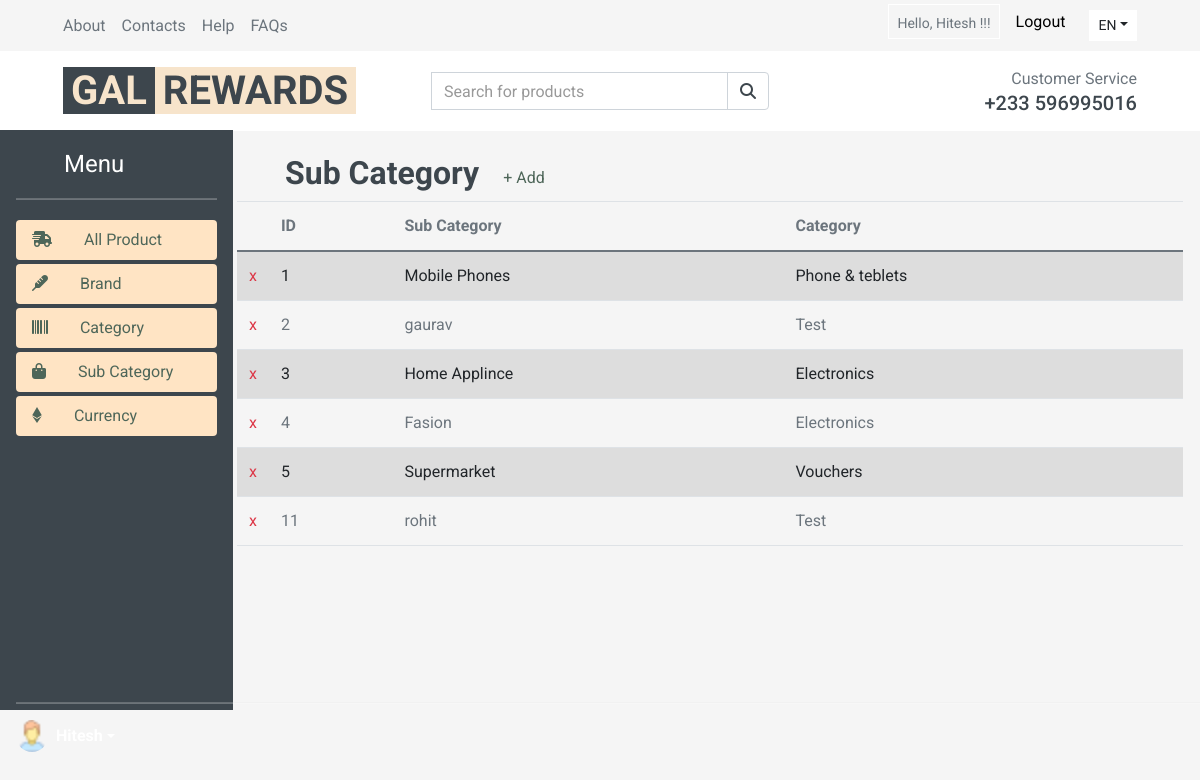
/adminSubCategory/ (signed in), run on an earlier commit of the app's database.
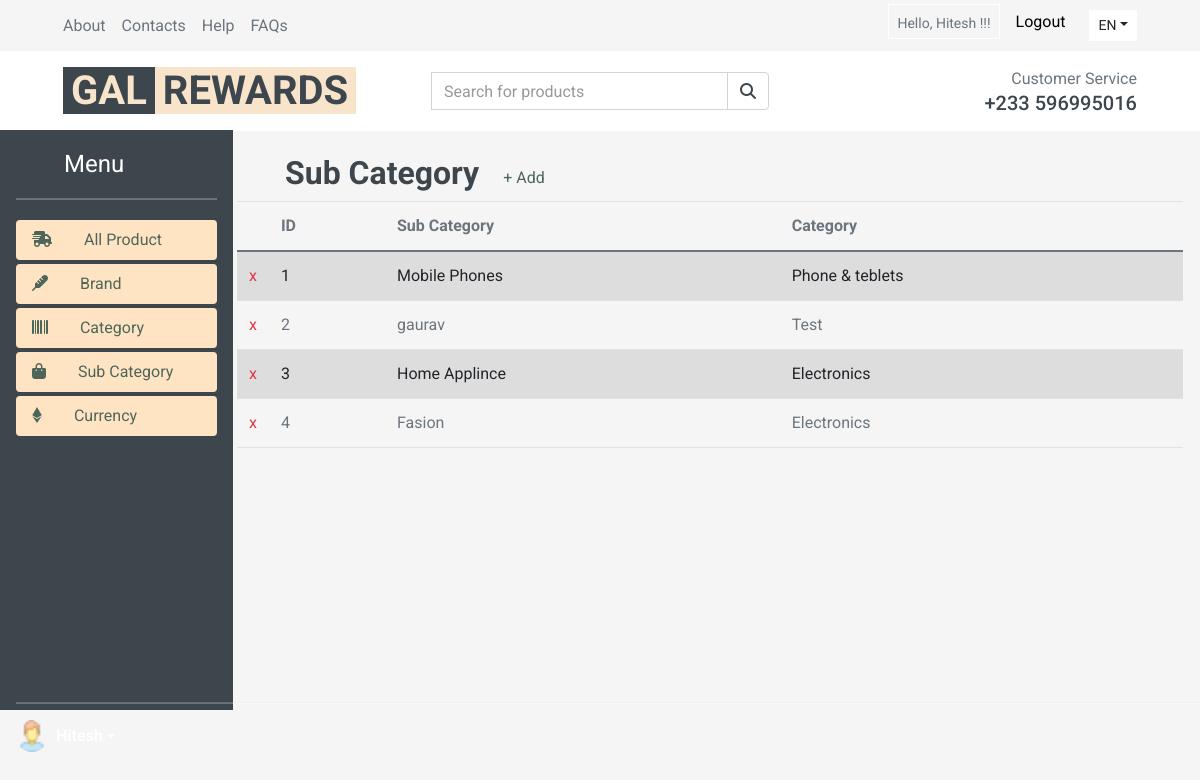
And on a later commit of the database.
### Product/models.py (models this page shows, shortened)
class subCategory(models.Model):
    subCategory = models.CharField(max_length=30, unique=True)
    categoryL = models.ForeignKey('category', on_delete=models.CASCADE, to_field='category')

class category(models.Model):
    category = models.CharField(max_length=30, unique=True)
    status = models.BooleanField(default=True)
    country = models.CharField(max_length=15,choices=COUNTRY_CHOOSE,default='ghana')
    def __str__(self):
        return self.category

### my/views.py (the view)
# urls.py: path('adminSubCategory/',views.adminSubCategory,name="adminSubCategory"),
def adminSubCategory(request):
    allSubcat = subCategory.objects.all()
    data={
        'allSubCat': allSubcat,
    }
    return render(request,'adminPanel/adminSubCategory.html',data)

### templates/adminPanel/adminSubCategory.html
{% include "adminPanel/adminHeader.html"%}
{% if user.is_authenticated %}
    <div class="d-flex align-items-center">
        <div class="d-inline-block">
        <h2 class="ml-5">Sub Category</h2>
        </div>
        <div class="col-5 pl-4">
        <a href="{% url 'addSubCategory'%}" style="color: #4e6659;">+ Add</a>
        </div>
    </div>
    <table class="table table-striped">
        <thead>
            <tr>
                <th scope="col"></th>
                <th scope="col">ID</th>
                <th scope="col">Sub Category</th>
                <th scope="col">Category</th>
            </tr>
        </thead>
        <tbody>
           {% for n in allSubCat%}
            <tr>
                <td class="text-center" style="width: 12px;" ><a href="{%url 'subDelete' subId=n.id%}" class="text-danger">x</a></td>
                <td>{{n.id}}</td>
                <td>{{n.subCategory}}</td>
                <td>{{n.categoryL}}</td>
            </tr>
            {%endfor%}
        </tbody>
    </table>
  </div>
{%endif%}
{% include "adminPanel/adminFooter.html" %}

What changed in the data, as far as the page shows it:
removed subCategory: id "5", subCategory "Supermarket", categoryL "Vouchers"
removed subCategory: id "11", subCategory "rohit", categoryL "Test"
